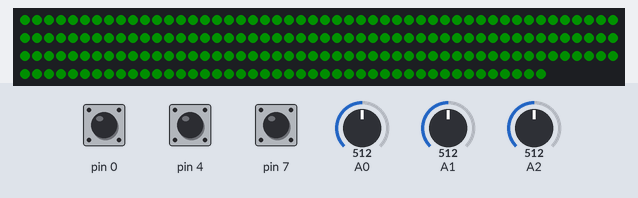
Bench run of a sketch on a simulated Arduino Uno, built with avr-gcc and run on an emulated ATmega328P. Shown: 194 RGB LEDs in strip order, left to right, continuing on the next row. The test bench sets the inputs (shaded band); at power-on: A0 = 512, A1 = 512, pin 0 HIGH, pin 4 HIGH, pin 7 HIGH, A2 = 512. Dim RGB values are drawn brighter than linear; random numbers use the default seed unless the sketch sets one.

Above: at 1.2 s.
1.3 s: A0 set to 0
3.0 s: A0 set to 122
4.5 s: A1 set to 716
Timing chart, 0 to 7.5 s (numbered marks = the images above; inputs shaded):
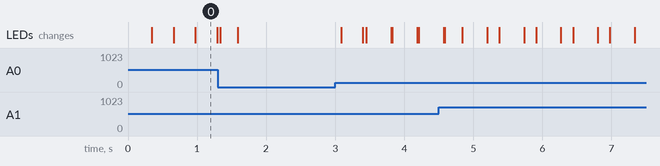

The sketch:

Cloud_Control_v0.1.ino
```cpp
/*************************
 * Cloud Controller v0.1
 * PD0 = Top Button
 * PD4 = Mid Button
 * PD7 = Bottom Button
 *
 * PC2 = Slide Pot
 * PC1 = Right Pot
 * PC0 = Left Pot
 ***********************/
#include <FastLED.h>
FASTLED_USING_NAMESPACE

#define NUM_LEDS 194
#define DATA_PIN 5

CRGB led_string[NUM_LEDS];

int new_ADC_val;

volatile int pot_slider_val;
volatile int pot_R_val;
volatile int pot_L_val;

volatile uint8_t gCurrentPattern;
volatile uint8_t B_val;
volatile uint8_t C_val;

uint8_t speed_change_glitch_offset;
uint8_t old_speed_val;
uint8_t hue_val;
uint8_t pos_offset;

uint8_t timer_counter;
bool fire_animation;

void sweep(){

  uint8_t new_speed_val = map(pot_R_val, 0, 255, 0, 160);
  uint8_t pos = beatsin8(old_speed_val, 0, NUM_LEDS, 0, speed_change_glitch_offset);

  //When changing the speed the new position glitches by a considerable amount.
  //This loop generates an offset called speed_change_glitch_offset that masks this jump.
  if( new_speed_val - old_speed_val != 0){
    for(int i = 0; i < NUM_LEDS; i++){
      uint8_t test_pos = beatsin8(new_speed_val, 0, NUM_LEDS, 0, pos_offset+i);
      if( test_pos == pos ){
        speed_change_glitch_offset = i;
        old_speed_val = new_speed_val;
        exit;
      }
    }
  }

  for( int i = 0; i < NUM_LEDS; i++) {
      if(abs(i - pos) < map(pot_slider_val,0,255,1,NUM_LEDS) ){
        led_string[i] = CHSV(hue_val,255,255);
      }
  }
  fadeToBlackBy( led_string , NUM_LEDS, map(pot_L_val, 0, 255, 0, 40) );
}

void random_lightning(){
  if(fire_animation or timer_counter % map(pot_R_val, 1, 255, 1, 40) == 0){
    int pos = random16(NUM_LEDS-22) + 22;
    CHSV color = CHSV(pot_slider_val + random8(64), 200, 255);

    //Set a few LEDs to that color. The -20, -21 and -22 I hoped would be one row over but they aren't. Still looks cool though.
    led_string[pos] = led_string[pos-1] = led_string[pos-2] = led_string[pos-4] = led_string[pos-5] += color;
    led_string[pos-20] = led_string[pos-21] = led_string[pos-22] += color;

    fire_animation = 0;
  }
  fadeToBlackBy( led_string , NUM_LEDS, map(pot_L_val, 1, 255, 0, 40) );
}

void rainbow(){
  if(timer_counter % 2 == 1){
    hue_val = hue_val + map(pot_R_val, 1, 255, 2, 60);
  }
  fill_rainbow( led_string, NUM_LEDS, hue_val , 1);
}

typedef void (*AnimationList[])();
AnimationList gAnimations = {sweep, random_lightning, rainbow};
#define ARRAY_SIZE(A) (sizeof(A) / sizeof((A)[0]))

ISR(ADC_vect){
  cli();

  new_ADC_val = ADCL | (ADCH << 8); //Read conversion result
  new_ADC_val >>= 2; //Drop lowest two bits to reduce noise

  uint8_t current_MUX_setting = 0b0001111 & ADMUX; //Read out MUX[3:0] by masking ADMUX.
  switch(current_MUX_setting)
  {
    case(0): //This means we've just read ADC0 i.e. Left Potentiometer
    if( abs(new_ADC_val - pot_L_val) > 2) pot_L_val = new_ADC_val;
    ADMUX |= (1 << MUX0); //Set MUX to ADC1
    ADCSRA |= (1 << ADSC); //ADC start conversion
    break;

    case(1): //This means we've just read ADC1 i.e. Right Potentiometer
    if( abs(new_ADC_val - pot_R_val) > 2) pot_R_val = new_ADC_val;
    ADMUX |= (1 << MUX1); //Set MUX to ADC2
    ADMUX &= ~(1 << MUX0);
    ADCSRA |= (1 << ADSC); //ADC start conversion
    break;

    case(2): //This means we've just read ADC2 i.e. Slide Potentiometer
    if( abs(new_ADC_val - pot_slider_val) > 2) pot_slider_val = new_ADC_val;
    //No further conversions after this one. Next one will be kicked off again by Timer1
    break;
  }

  sei();
}

ISR(TIMER1_COMPA_vect){
  cli();

  //Instead of just using the timer every 100ms to fire off the ADC I want to use it to fire off animations every n milliseconds.
  //To accomplish this I am incrementing this counter every millisecond and then using this counter in animations to know when to fire an effect.
  timer_counter++;

  //Fire off ADC conversion every ~100ms. Not gonna be 100% accurate as the timer will go 200->255->0->100, so 155ms every three ticks but it won't matter.
  if(timer_counter % 100 == 0){
    ADMUX &= 0b11110000; //Clear MUX[3:0] to set first conversion to ADC0
    ADCSRA |= (1 << ADSC); //ADC start conversion
  }


  sei();
}

uint8_t cur_state, changed_pins, prev_state;
ISR(PCINT2_vect){
  cli();

  cur_state = PIND;

  //Checks current state against previous state to find out which pins have changed.
  changed_pins = cur_state ^ prev_state;

  //If PD0 is 1 and PD0 is part of the changed pins
  if( !( cur_state & (1 << PD0) ) && changed_pins & (1 << PD0) )
  {
    gCurrentPattern = gCurrentPattern + 1 % ARRAY_SIZE(gAnimations);
  }

  if( !( cur_state & (1 << PD4) ) && changed_pins & (1 << PD4) )
  {
    B_val++;
  }

  if( !( cur_state & (1 << PD7) ) && changed_pins & (1 << PD7) )
  {
    C_val++;
  }
  prev_state = cur_state;

  sei();
}

void setup() {
  Serial.begin(9600);

  //BEGIN ADC SETUP
  DDRC = 0; //Set all Pin Cs to input
  ADMUX = 0; //REFS1 & REFS0 = 0b00 = Use AREF; ADLAR = 0 = Result is right oriented; MUX[3:0] = 0b0000 = set to ADC0.
  ADMUX |= (1 << REFS0);
  ADCSRA =  (1 << ADPS2) | (1 << ADPS1) | (1 << ADPS0); //Set prescaler to 128. 16Mhz/128 = 125kHz. 10bit results are not reliable over 200kHz
  ADCSRA |= (1 << ADIE); //Enable interrupt flag.
  ADCSRA |= (1 << ADEN); //Enable ADC

  pot_slider_val = 0;
  pot_R_val = 0;
  pot_L_val = 0;
  //END ADC SETUP


  //BEGIN TIMER SETUP
  //Set up timer 1 for Clear Timer on Compare mode
  //CTC (Mode 4): WGM13 = 0; WGM12 = 1; WGM11 = 0; WGM10 = 0
  //Internal clock - 64x prescaler: CS12 = 0; CS11 = 1; CS10 = 1; See Table 16-5
  //f_OC1A = f_clkIO/( prescaler * ( 1 + OCR1A ) ) Page 132
  //f_clkIO = 16MHz on Arduino Genuino
  TCCR1A = TCCR1B = 0;
  OCR1A = 124; //Setting timer to fire every 1ms.
  TCCR1B = (1 << WGM12) | (1 << CS11) | (1 << CS10);

  TCNT1 = 0;
  TIMSK1 |= (1 << OCIE1A); //Output Compare A Match Interrupt Enable
  //END TIMER SETUP


  //BEGIN BUTTON SETUP
  DDRD = (1 << PD1) ; //DDRx = 0 means pin is an input, DDRx = 1 means pin is an output. PD1 is the data pin for fastLED.
  PORTD = (1 << PD0) | (1 << PD4) | (1 << PD7);
  PCMSK2 = (1 << PD0) | (1 << PD4) | (1 << PD7); //Enable pin change interrrupt on PD0, PD4 and PD7
  PCICR = (1 << PCIE2); //PCIE2 is the interrupt enable for PCINT[23:16]
  //END BUTTON SETUP

  FastLED.addLeds<WS2812B, DATA_PIN, GRB>(led_string, NUM_LEDS);
  FastLED.setMaxPowerInVoltsAndMilliamps(5,1000);
  FastLED.setBrightness(20);

  hue_val = 100;

  sei();

}

void loop() {
  gAnimations[gCurrentPattern]();
  FastLED.show();
  FastLED.delay(1000/100);
}
```
